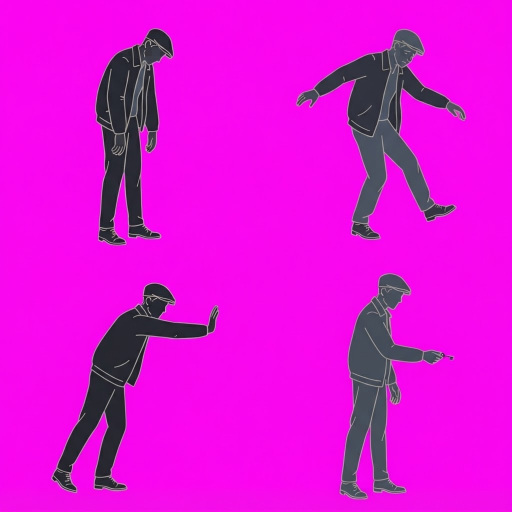
#> input picture 角色库/尼尔/形象/姿势/序章醉酒/四姿势.png, 1024 x 1024 px (shown at 1/2 size)
$ python -i '加工.py'   (imports and definitions only)
#> lines starting #> are read from the running program, lines starting #| are printed output that depends on the picture
#> further down, picture is the input picture: PIL image 1024x1024 RGBA; mean R, G, B, A 222.6, 16.2, 215, 255
"""拆分 Gemini 四姿势，同一缩放、统一鞋底；保留填充色与真实透明度。"""
from pathlib import Path
import json,re,uuid
from PIL import Image,ImageChops,ImageFilter
ROOT=Path(__file__).resolve().parents[5]
DEST=ROOT/'UnityClient/Assets/Resources/Portraits/Neon'
# [1 line that did not run here, left out]
def extract(im):
    im=im.convert('RGB');r,g,b=im.split()
#> after `r, g, b = im.split()`:
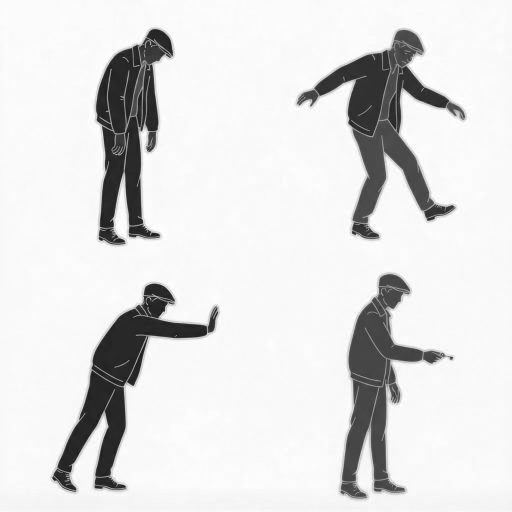
#> r: PIL image 1024x1024 L (shown at 1/2 size); min 20, max 255, mean 222.6
#> after `r, g, b = im.split()`:
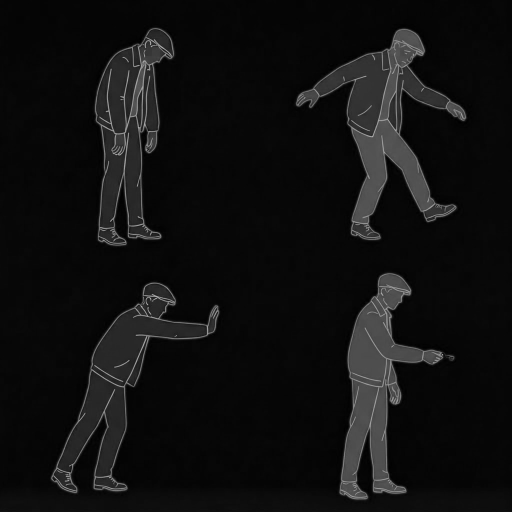
#> g: PIL image 1024x1024 L (shown at 1/2 size); min 0, max 205, mean 16.2
    key=ImageChops.subtract(ImageChops.darker(r,b),g)
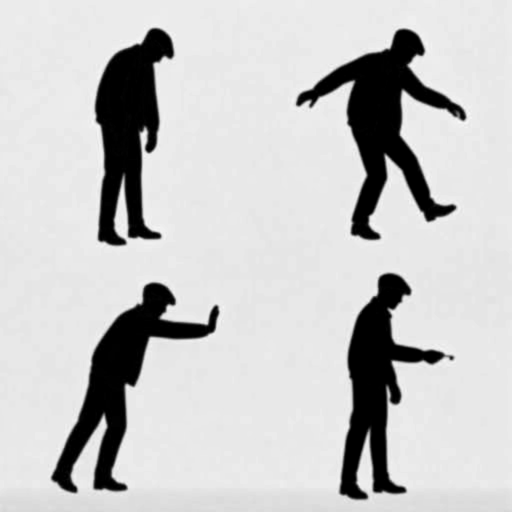
#> key: PIL image 1024x1024 L (shown at 1/2 size); min 0, max 250, mean 197.6
    alpha=key.point(lambda v: max(0,min(255,round((1-v/200)*255))))
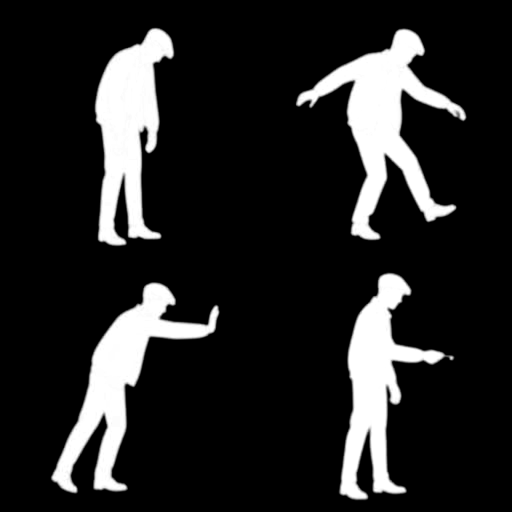
#> alpha: PIL image 1024x1024 L (shown at 1/2 size); min 0, max 255, mean 37.1
    # 清理色键边缘，色键背景 RGB 归零，避免压缩/mipmap 采样出紫边。
    pixels=[]
    for (rr,gg,bb),a in zip(im.getdata(),alpha.getdata()):
        if a<=2:pixels.append((0,0,0,0))
        elif a<255:
            t=a/255;pixels.append((max(0,min(255,round((rr-255*(1-t))/t))),max(0,min(255,round(gg/t))),max(0,min(255,round((bb-255*(1-t))/t))),a))
        else:pixels.append((rr,gg,bb,a))
#> this loop made 1048576 passes
#> (rr, gg, bb) on passes 1 to 3: (252, 6, 241), (252, 6, 241), (252, 6, 241)
#> after the loop, pixels = 1048576 items
    pixels=[(r,min(g,max(r,b)),b,a) for r,g,b,a in pixels]
    out=Image.new('RGBA',im.size);out.putdata(pixels);return out
#> after `out = Image.new('RGBA', im.size)`: out: PIL image 1024x1024 RGBA; every value is 0

def meta(path):
    path=Path(str(path)+'.meta')
    if not path.exists():path.write_text(re.sub(r'guid: [0-9a-f]+','guid: '+uuid.uuid4().hex,TEMPLATE,count=1))

def save(name,im,scale):
    bbox=im.getchannel('A').point(lambda v:255 if v>96 else 0).getbbox()
    sized=im.resize((round(im.width*scale),round(im.height*scale)),Image.Resampling.LANCZOS)
    x=round(512-im.width*scale/2);y=round(1000-bbox[3]*scale)
    out=Image.new('RGBA',(1024,1024));out.alpha_composite(sized,(x,y))
    path=DEST/(name+'.png');out.save(path);meta(path)
    mask=Image.new('RGBA',out.size,'white');mask.putalpha(out.getchannel('A'));sp=DEST/(name+'_silhouette.png');mask.save(sp);meta(sp)
    return {'name':name,'sourceSize':list(im.size),'sourceBounds':list(bbox),'scale':scale,'offset':[x,y],'ground':1000}

# [10 lines not run here, left out]

>>> from PIL import Image
>>> picture = Image.open('四姿势.png')
>>> result = extract(picture)
